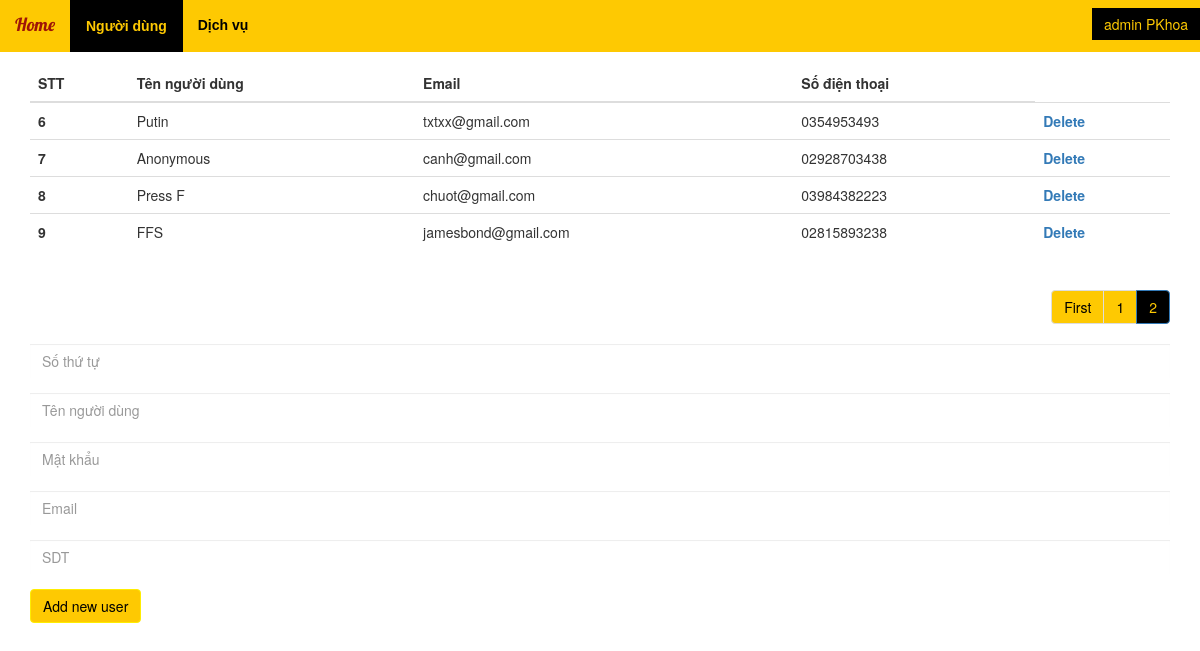
The page /admin_manage_user.php?page=2 (signed in) on the database its author committed.
### tables this page shows
CREATE TABLE `users` (
  `id` int(11) NOT NULL,
  `username` varchar(40) DEFAULT NULL,
  `password` varchar(50) DEFAULT NULL,
  `email` varchar(50) DEFAULT NULL,
  `phone` varchar(15) DEFAULT NULL,
  `type` varchar(10) DEFAULT NULL
);

### sesssion.php (called while the page is built, shortened)
<?php
	if (isset($_SESSION["type"])) {
		if ($_SESSION['type'] =='admin')
		{
		$type = $_SESSION['type'];
		$name = $_SESSION['username'];
		}
	}
?>

### admin_manage_user.php (the view, shortened to what this page needs)
<?php
	require "sesssion.php";
?>
<!DOCTYPE html>
<html lang="en">
<head>
	<link rel="stylesheet" href="https://maxcdn.bootstrapcdn.com/bootstrap/3.4.1/css/bootstrap.min.css">
	<link rel="stylesheet" type="text/css" href="style.css">
</head>
<body>
	<div class="fluid-container" style="margin-top: 15px;">
		<div class="fluid-container contact">
			<div class="row row-no-gutters">
				<div class="col-xs-6 col-sm-6 col-md-6 col-lg-6 text-center">
				</div>
				<div class="col-xs-6 col-sm-6 col-md-6 col-lg-6 text-center">
				</div>
			</div>
		</div>
		<nav class="navbar navbar-default navbar-fixed-top ">
			<div class="navbar-header">
				<a class="navbar-brand" href="index.php">Home</a>
			</div>
			<form class="navbar-form navbar-right dropdown"style="margin-right : -15px;" role="search" method="GET">
					<button type="submit"  data-toggle="dropdown"  class="dropdown-toggle btn btn-default btnsearch">
						<?php echo $type, ' ', $name ?>
					</button>
			</form>
			<div class="collapse navbar-collapse navbar-ex1-collapse">
				<ul class="nav navbar-nav">
					<li class="active"><a href="admin_manage_user.php">Người dùng</a></li>
					<li><a href="admin_manage_service.php">Dịch vụ</a></li>
				</ul>
			</div>
		</nav>
	</div>
    <br>
    <div class="container">
	    <?php
			$servername = "localhost";
			$username = "root";
			$password = "";
			$dbname = "examples";
			$conn = mysqli_connect($servername, $username, $password, $dbname);
			$showRecordPerPage = 5;
			if(isset($_GET['page']) && !empty($_GET['page'])){
				$currentPage = $_GET['page'];
			}else{
				$currentPage = 1;
			}
			$startFrom = ($currentPage * $showRecordPerPage) - $showRecordPerPage;
			$firstPage = 1;
			$previousPage = $currentPage - 1;
			$empSQL = "SELECT id, username, email, phone FROM `users` LIMIT $startFrom, $showRecordPerPage";
			$empResult = mysqli_query($conn, $empSQL);
		?>
        <table class="table">
            <thead class="thead-dark">
              <tr>
                <th scope="col">STT</th>
                <th scope="col">Tên người dùng</th>
                <th scope="col">Email</th>
                <th scope="col">Số điện thoại</th>
              </tr>
			</thead>
            <tbody>
			<?php
			while($emp = mysqli_fetch_assoc($empResult)){
				?>
				<tr>
				<th scope="row"><?php echo $emp['id']; ?></th>
				<td><?php echo $emp['username']; ?></td>
                <td><?php echo $emp['email']; ?></td>
                <td><?php echo $emp['phone']; ?></td>
				<th><a href="<?php echo "delete_user.php?id=".$emp['id'];?>">Delete</a></th>
				</tr>
			<?php } ?>
            </tbody>
        </table>
        <nav aria-label="Page navigation">
			<ul class="pagination justify-content-end">
				<?php if($currentPage != $firstPage) { ?>
				<li class="page-item">
					<a class="page-link" href="?page=<?php echo $firstPage ?>" tabindex="-1" aria-label="Previous">
						<span aria-hidden="true">First</span>
					</a>
				</li>
				<?php } ?>
				<?php if($currentPage >= 2) { ?>
				<li class="page-item"><a class="page-link" href="?page=<?php echo $previousPage ?>"><?php echo $previousPage ?></a></li>
				<?php } ?>
				<li class="page-item active"><a class="page-link" href="?page=<?php echo $currentPage ?>"><?php echo $currentPage ?></a></li>
            </ul>
        </nav>
        <div>
            <form method="POST">
                <div class="form-group">
                    <input type="text" class="form-control" name="id" placeholder="Số thứ tự">
                </div>
                <div class="form-group">
                    <input type="text" class="form-control" name="username" placeholder="Tên người dùng">
                </div>
                <div class="form-group">
                    <input type="password" class="form-control" name="password" placeholder="Mật khẩu">
                </div>
                <div class="form-group">
                    <input type="email" class="form-control" name="email" aria-describedby="emailHelp" placeholder="Email">
                </div>
                <div class="form-group">
                    <input type="text" class="form-control" name="phone" placeholder="SDT">
                </div>
                <button type="submit" class="btn btn-primary" name="submit" value="Add new user">Add new user</button>
            </form>
        </div>
    </div>
</body>
</html>

### style.css (style rules this page uses)
.contact { background-color: black; color : white; height: 30px; text-align: center; font-size: 12px; padding-top: 8px; }
.navbar { -webkit-border-radius: 0; -moz-border-radius: 0; border-radius: 0; border : none; margin-bottom: 0px; }
.navbar-default { background-color: #fec902; }
.navbar-default .navbar-brand { font-family: 'Lobster'; color: black; }
.navbar-default .navbar-nav > li > a { color: black; font-family: Arial, Helvetica, sans-serif; font-weight: bold; }
.navbar-default .navbar-nav > .active > a, .navbar-default .navbar-nav > .active > a:hover, .navbar-default .navbar-nav > .active > a:focus { color: #fec902; background-color: black; font-weight: bold; border : solid 1px black;; }
.form-control { border-radius: 0px; border : none; }
.btnsearch { border-radius: 0px; background-color: black; border : none; color: #fec902; }
.pagination { float: right; }
.pagination > li > a { color: black; background-color: #fec902; }
.pagination > .active > a { color: #fec902; background-color: black; }
.btn.btn-primary { color: black; background-color: #fec902; border-color: #feed02; }

### rows shown on the page
users: id "6", username "Putin", email "txtxx@gmail.com", phone "0354953493"
users: id "7", username "Anonymous", email "canh@gmail.com", phone "02928703438"
users: id "8", username "Press F", email "chuot@gmail.com", phone "03984382223"
users: id "9", username "FFS", email "jamesbond@gmail.com", phone "02815893238"

### other values the page prints
$type "admin"
$name "PKhoa"
$previousPage "1"
$currentPage "2"
